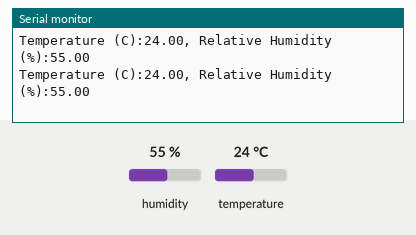
A sketch run on a simulated Arduino Uno, built for the host (arithmetic inside an expression is 32-bit, double 64-bit). Parts: the last lines printed to the serial monitor. The inputs (shaded band) are chosen by the test bench; at power-on: humidity 55 %, temperature 24 °C.

Above: at 1.4 s.
1.5 s: humidity set to 22 %
At 2.3 s:
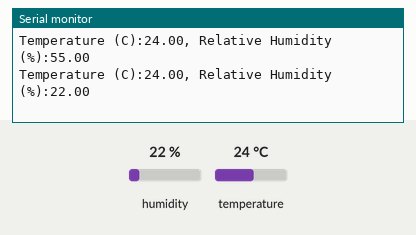
3.0 s: temperature set to 12 °C
At 5.8 s:
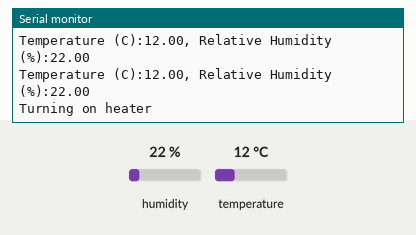
6.2 s: humidity set to 40 %
At 11.0 s:
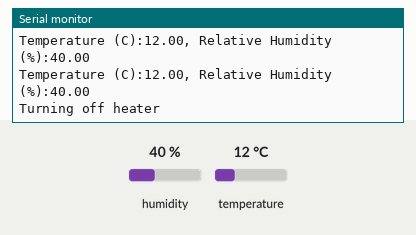
Timing chart, 0 to 12.5 s (numbered marks = the images above; inputs shaded):
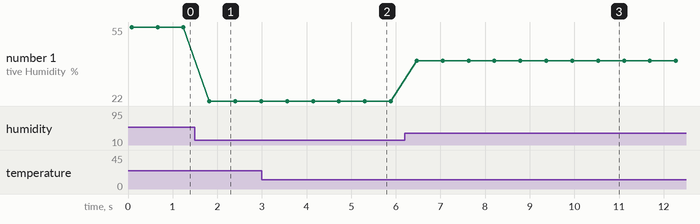

The sketch:

htu31d.ino
```cpp
/***************************************************
  This is an example for the HTU31 Humidity & Temp Sensor

  Designed specifically to work with the HTU31 sensor from Adafruit
  ----> https://www.adafruit.com/products/4832

  These displays use I2C to communicate, 2 pins are required to
  interface
 ****************************************************/

#include <Wire.h>
#include "Adafruit_HTU31D.h"

Adafruit_HTU31D htu = Adafruit_HTU31D();
uint32_t timestamp;
bool heaterEnabled = false;

void setup() {
  Serial.begin(115200);
  while (!Serial) {
    delay(10); // wait till serial port opens
  }
  Serial.println("Adafruit HTU31D test");

  if (!htu.begin(0x40)) {
    Serial.println("Couldn't find sensor!");
    while (1);
  }
  timestamp = millis();
}

void loop() {
  sensors_event_t humidity, temp;

  htu.getEvent(&humidity, &temp);// populate temp and humidity objects with fresh data

  Serial.print("Temperature (C):");
  Serial.print(temp.temperature);
  Serial.print(", ");

  Serial.print("Relative Humidity (%):");
  Serial.print(humidity.relative_humidity);
  Serial.print("\n");

  // every 5 seconds
  if ((millis() - timestamp) > 5000) {
    // toggle the heater
    heaterEnabled = !heaterEnabled;
    if (heaterEnabled) {
      Serial.println("Turning on heater");
    } else {
      Serial.println("Turning off heater");
    }
    if (! htu.enableHeater(heaterEnabled)) {
      Serial.println("Command failed");
    }

    timestamp = millis();
  }

  delay(500);
}
```

Measured:
- after the input at 1.5 s, the serial monitor: prints a new line after 0.32 s (image 1)
- after the input at 3.0 s, the serial monitor: prints a new line after 0.56 s (image 2)
- after the input at 6.2 s, the serial monitor: prints a new line after 0.27 s (image 3)
- plotted number 1: 55 → 22 after the input at 1.5 s, 22 → 40 after the input at 6.2 s
